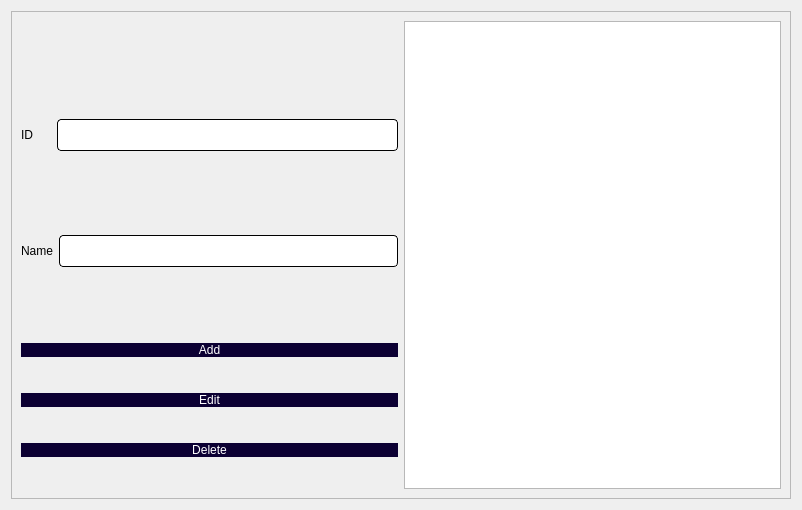
<?xml version="1.0" encoding="UTF-8"?>
<ui version="4.0">
 <class>manageBooks</class>
 <widget class="QDialog" name="manageBooks">
  <property name="geometry">
   <rect>
    <x>0</x>
    <y>0</y>
    <width>802</width>
    <height>510</height>
   </rect>
  </property>
  <property name="windowTitle">
   <string>Dialog</string>
  </property>
  <layout class="QHBoxLayout" name="horizontalLayout_6">
   <item>
    <widget class="QFrame" name="frame">
     <property name="styleSheet">
      <string notr="true"/>
     </property>
     <property name="frameShape">
      <enum>QFrame::StyledPanel</enum>
     </property>
     <property name="frameShadow">
      <enum>QFrame::Raised</enum>
     </property>
     <layout class="QHBoxLayout" name="horizontalLayout_4">
      <item>
       <layout class="QVBoxLayout" name="verticalLayout">
        <item>
         <spacer name="verticalSpacer_3">
          <property name="orientation">
           <enum>Qt::Vertical</enum>
          </property>
          <property name="sizeType">
           <enum>QSizePolicy::Fixed</enum>
          </property>
          <property name="sizeHint" stdset="0">
           <size>
            <width>20</width>
            <height>68</height>
           </size>
          </property>
         </spacer>
        </item>
        <item>
         <layout class="QHBoxLayout" name="horizontalLayout_2">
          <item>
           <widget class="QLabel" name="label">
            <property name="styleSheet">
             <string notr="true">font: 13pt &quot;Lato&quot;;
color: rgb(0, 0, 0);</string>
            </property>
            <property name="text">
             <string>ID</string>
            </property>
           </widget>
          </item>
          <item>
           <spacer name="horizontalSpacer">
            <property name="orientation">
             <enum>Qt::Horizontal</enum>
            </property>
            <property name="sizeType">
             <enum>QSizePolicy::Fixed</enum>
            </property>
            <property name="sizeHint" stdset="0">
             <size>
              <width>18</width>
              <height>20</height>
             </size>
            </property>
           </spacer>
          </item>
          <item>
           <widget class="QLineEdit" name="ID">
            <property name="styleSheet">
             <string notr="true">QLineEdit{
	background-color: rgb(255, 255, 255);
	 border: 1px  solid;
     border-radius: 4px;
	font: 24px
}</string>
            </property>
           </widget>
          </item>
         </layout>
        </item>
        <item>
         <spacer name="verticalSpacer_2">
          <property name="orientation">
           <enum>Qt::Vertical</enum>
          </property>
          <property name="sizeType">
           <enum>QSizePolicy::Fixed</enum>
          </property>
          <property name="sizeHint" stdset="0">
           <size>
            <width>20</width>
            <height>48</height>
           </size>
          </property>
         </spacer>
        </item>
        <item>
         <layout class="QHBoxLayout" name="horizontalLayout_3">
          <item>
           <widget class="QLabel" name="label_3">
            <property name="styleSheet">
             <string notr="true">font: 13pt &quot;Lato&quot;;
color: rgb(0, 0, 0);</string>
            </property>
            <property name="text">
             <string>Name</string>
            </property>
           </widget>
          </item>
          <item>
           <widget class="QLineEdit" name="Name">
            <property name="styleSheet">
             <string notr="true">QLineEdit{
	background-color: rgb(255, 255, 255);
	 border: 1px  solid;
     border-radius: 4px;
	font: 24px
}</string>
            </property>
           </widget>
          </item>
         </layout>
        </item>
        <item>
         <spacer name="horizontalSpacer_2">
          <property name="orientation">
           <enum>Qt::Horizontal</enum>
          </property>
          <property name="sizeHint" stdset="0">
           <size>
            <width>40</width>
            <height>20</height>
           </size>
          </property>
         </spacer>
        </item>
        <item>
         <spacer name="horizontalSpacer_3">
          <property name="orientation">
           <enum>Qt::Horizontal</enum>
          </property>
          <property name="sizeHint" stdset="0">
           <size>
            <width>40</width>
            <height>20</height>
           </size>
          </property>
         </spacer>
        </item>
        <item>
         <widget class="QPushButton" name="add">
          <property name="styleSheet">
           <string notr="true">QPushButton{
border-radius:15px;
padding : 0 4px;
background: #0c0033;
border -radius:10px;
color: rgb(255, 255, 255);
font: 12pt &quot;Lato&quot;;
}
QPushButton:hover:!pressed
{

background:#ababab;
}
</string>
          </property>
          <property name="text">
           <string>Add</string>
          </property>
         </widget>
        </item>
        <item>
         <widget class="QPushButton" name="edit">
          <property name="styleSheet">
           <string notr="true">QPushButton{
border-radius:15px;
padding : 0 4px;
background: #0c0033;
border -radius:10px;
color: rgb(255, 255, 255);
font: 12pt &quot;Lato&quot;;
}
QPushButton:hover:!pressed
{

background:#ababab;
}
</string>
          </property>
          <property name="text">
           <string>Edit</string>
          </property>
         </widget>
        </item>
        <item>
         <widget class="QPushButton" name="deleteButton">
          <property name="styleSheet">
           <string notr="true">QPushButton{
border-radius:15px;
padding : 0 4px;
background: #0c0033;
border -radius:10px;
color: rgb(255, 255, 255);
font: 12pt &quot;Lato&quot;;
}
QPushButton:hover:!pressed
{

background:#ababab;
}
</string>
          </property>
          <property name="text">
           <string>Delete</string>
          </property>
         </widget>
        </item>
        <item>
         <layout class="QHBoxLayout" name="horizontalLayout_7"/>
        </item>
       </layout>
      </item>
      <item>
       <widget class="QTableView" name="genreTableView">
        <property name="styleSheet">
         <string notr="true">QHeaderView::section { background-color: #4f85e2; font: solid}</string>
        </property>
        <property name="selectionBehavior">
         <enum>QAbstractItemView::SelectRows</enum>
        </property>
        <attribute name="horizontalHeaderDefaultSectionSize">
         <number>200</number>
        </attribute>
        <attribute name="verticalHeaderVisible">
         <bool>false</bool>
        </attribute>
       </widget>
      </item>
     </layout>
    </widget>
   </item>
  </layout>
 </widget>
 <resources/>
 <connections/>
</ui>
